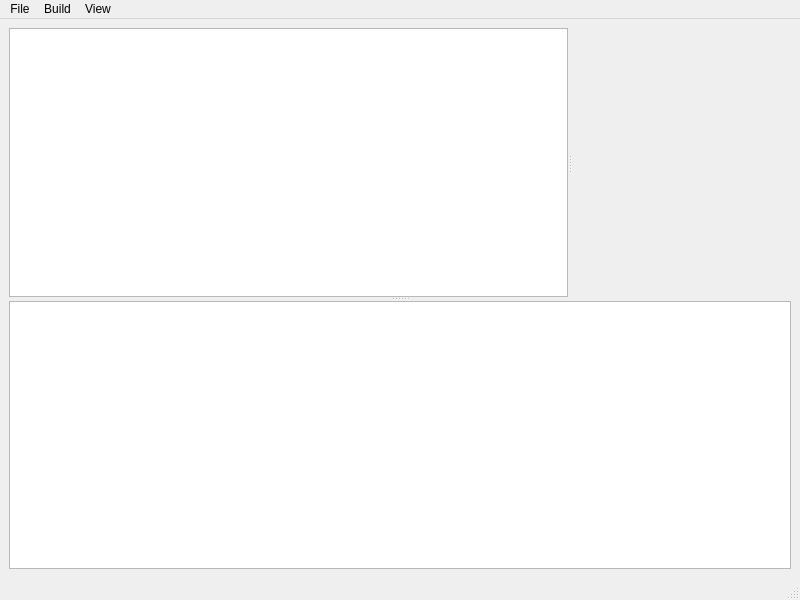
<?xml version="1.0" encoding="UTF-8"?>
<ui version="4.0">
 <class>MainWindow</class>
 <widget class="QMainWindow" name="MainWindow">
  <property name="geometry">
   <rect>
    <x>0</x>
    <y>0</y>
    <width>800</width>
    <height>600</height>
   </rect>
  </property>
  <property name="windowTitle">
   <string>LaTeX App</string>
  </property>
  <widget class="QWidget" name="centralwidget">
   <layout class="QVBoxLayout" name="verticalLayout_3">
    <item>
     <widget class="QSplitter" name="main_splitter">
      <property name="orientation">
       <enum>Qt::Orientation::Vertical</enum>
      </property>
      <widget class="QSplitter" name="top_splitter">
       <property name="orientation">
        <enum>Qt::Orientation::Horizontal</enum>
       </property>
       <widget class="CodeEditor" name="editor"/>
       <widget class="PdfViewer" name="pdfView" native="true"/>
      </widget>
      <widget class="QPlainTextEdit" name="logView">
       <property name="readOnly">
        <bool>true</bool>
       </property>
      </widget>
     </widget>
    </item>
   </layout>
  </widget>
  <widget class="QMenuBar" name="menubar">
   <property name="geometry">
    <rect>
     <x>0</x>
     <y>0</y>
     <width>800</width>
     <height>23</height>
    </rect>
   </property>
   <widget class="QMenu" name="menuFile">
    <property name="title">
     <string>File</string>
    </property>
    <addaction name="actionNew"/>
    <addaction name="actionOpen"/>
    <addaction name="actionSave"/>
    <addaction name="actionSaveAs"/>
   </widget>
   <widget class="QMenu" name="menuBuild">
    <property name="title">
     <string>Build</string>
    </property>
    <addaction name="actionCompile"/>
    <addaction name="actionAuto_Compile"/>
   </widget>
   <widget class="QMenu" name="menuView">
    <property name="title">
     <string>View</string>
    </property>
    <addaction name="actionDark_Theme"/>
   </widget>
   <addaction name="menuFile"/>
   <addaction name="menuBuild"/>
   <addaction name="menuView"/>
  </widget>
  <widget class="QStatusBar" name="statusbar"/>
  <action name="actionSave">
   <property name="text">
    <string>Save</string>
   </property>
   <property name="shortcut">
    <string>Ctrl+S</string>
   </property>
   <property name="menuRole">
    <enum>QAction::MenuRole::NoRole</enum>
   </property>
  </action>
  <action name="actionNew">
   <property name="text">
    <string>New</string>
   </property>
   <property name="shortcut">
    <string>Ctrl+N</string>
   </property>
   <property name="menuRole">
    <enum>QAction::MenuRole::NoRole</enum>
   </property>
  </action>
  <action name="actionOpen">
   <property name="text">
    <string>Open</string>
   </property>
   <property name="shortcut">
    <string>Ctrl+O</string>
   </property>
   <property name="menuRole">
    <enum>QAction::MenuRole::NoRole</enum>
   </property>
  </action>
  <action name="actionCompile">
   <property name="text">
    <string>Compile</string>
   </property>
   <property name="shortcut">
    <string>F5</string>
   </property>
   <property name="menuRole">
    <enum>QAction::MenuRole::NoRole</enum>
   </property>
  </action>
  <action name="actionSaveAs">
   <property name="text">
    <string>Save As</string>
   </property>
   <property name="shortcut">
    <string>Ctrl+Shift+S</string>
   </property>
   <property name="menuRole">
    <enum>QAction::MenuRole::NoRole</enum>
   </property>
  </action>
  <action name="actionDark_Theme">
   <property name="checkable">
    <bool>true</bool>
   </property>
   <property name="checked">
    <bool>true</bool>
   </property>
   <property name="text">
    <string>Dark Theme</string>
   </property>
   <property name="menuRole">
    <enum>QAction::MenuRole::NoRole</enum>
   </property>
  </action>
  <action name="actionAuto_Compile">
   <property name="checkable">
    <bool>true</bool>
   </property>
   <property name="checked">
    <bool>true</bool>
   </property>
   <property name="text">
    <string>Auto-Compile</string>
   </property>
   <property name="menuRole">
    <enum>QAction::MenuRole::NoRole</enum>
   </property>
  </action>
 </widget>
 <customwidgets>
  <customwidget>
   <class>PdfViewer</class>
   <extends>QWidget</extends>
   <header>pdf_viewer</header>
   <container>1</container>
  </customwidget>
  <customwidget>
   <class>CodeEditor</class>
   <extends>QPlainTextEdit</extends>
   <header>code_editor</header>
  </customwidget>
 </customwidgets>
 <resources/>
 <connections/>
</ui>
